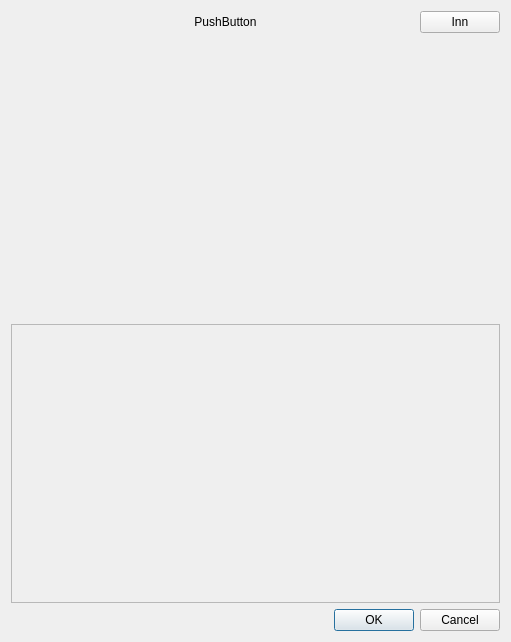
<?xml version="1.0" encoding="UTF-8"?>
<ui version="4.0">
 <class>mfDosageDialog</class>
 <widget class="QDialog" name="mfDosageDialog">
  <property name="geometry">
   <rect>
    <x>0</x>
    <y>0</y>
    <width>511</width>
    <height>642</height>
   </rect>
  </property>
  <property name="sizePolicy">
   <sizepolicy hsizetype="Fixed" vsizetype="Minimum">
    <horstretch>0</horstretch>
    <verstretch>0</verstretch>
   </sizepolicy>
  </property>
  <property name="windowTitle">
   <string/>
  </property>
  <layout class="QGridLayout" name="gridLayout_4">
   <item row="0" column="0" colspan="2">
    <layout class="QHBoxLayout" name="horizontalLayout_4">
     <item>
      <widget class="QLabel" name="iconInteractionLabel">
       <property name="minimumSize">
        <size>
         <width>20</width>
         <height>20</height>
        </size>
       </property>
       <property name="maximumSize">
        <size>
         <width>20</width>
         <height>20</height>
        </size>
       </property>
       <property name="text">
        <string/>
       </property>
      </widget>
     </item>
     <item>
      <widget class="QPushButton" name="drugNameButton">
       <property name="sizePolicy">
        <sizepolicy hsizetype="Expanding" vsizetype="Minimum">
         <horstretch>0</horstretch>
         <verstretch>0</verstretch>
        </sizepolicy>
       </property>
       <property name="text">
        <string>PushButton</string>
       </property>
       <property name="flat">
        <bool>true</bool>
       </property>
      </widget>
     </item>
     <item>
      <widget class="QPushButton" name="innButton">
       <property name="text">
        <string>Inn</string>
       </property>
       <property name="checkable">
        <bool>true</bool>
       </property>
      </widget>
     </item>
    </layout>
   </item>
   <item row="3" column="0" colspan="2">
    <widget class="QTextEdit" name="resultTextBrowser">
     <property name="enabled">
      <bool>false</bool>
     </property>
     <property name="readOnly">
      <bool>true</bool>
     </property>
     <property name="html">
      <string>&lt;!DOCTYPE HTML PUBLIC &quot;-//W3C//DTD HTML 4.0//EN&quot; &quot;http://www.w3.org/TR/REC-html40/strict.dtd&quot;&gt;
&lt;html&gt;&lt;head&gt;&lt;meta name=&quot;qrichtext&quot; content=&quot;1&quot; /&gt;&lt;style type=&quot;text/css&quot;&gt;
p, li { white-space: pre-wrap; }
&lt;/style&gt;&lt;/head&gt;&lt;body style=&quot; font-family:'Lucida Grande'; font-size:13pt; font-weight:400; font-style:normal;&quot;&gt;
&lt;p style=&quot;-qt-paragraph-type:empty; margin-top:0px; margin-bottom:0px; margin-left:0px; margin-right:0px; -qt-block-indent:0; text-indent:0px;&quot;&gt;&lt;/p&gt;&lt;/body&gt;&lt;/html&gt;</string>
     </property>
    </widget>
   </item>
   <item row="4" column="0">
    <spacer name="horizontalSpacer">
     <property name="orientation">
      <enum>Qt::Horizontal</enum>
     </property>
     <property name="sizeHint" stdset="0">
      <size>
       <width>322</width>
       <height>20</height>
      </size>
     </property>
    </spacer>
   </item>
   <item row="4" column="1">
    <widget class="QDialogButtonBox" name="buttonBox">
     <property name="sizePolicy">
      <sizepolicy hsizetype="Fixed" vsizetype="Fixed">
       <horstretch>0</horstretch>
       <verstretch>0</verstretch>
      </sizepolicy>
     </property>
     <property name="orientation">
      <enum>Qt::Horizontal</enum>
     </property>
     <property name="standardButtons">
      <set>QDialogButtonBox::Cancel|QDialogButtonBox::Ok</set>
     </property>
    </widget>
   </item>
   <item row="1" column="0" colspan="2">
    <widget class="mfDosageViewer" name="dosageViewer" native="true">
     <property name="sizePolicy">
      <sizepolicy hsizetype="Expanding" vsizetype="Expanding">
       <horstretch>0</horstretch>
       <verstretch>0</verstretch>
      </sizepolicy>
     </property>
    </widget>
   </item>
  </layout>
 </widget>
 <customwidgets>
  <customwidget>
   <class>mfDosageViewer</class>
   <extends>QWidget</extends>
   <header location="global">drugswidget/mfDosageViewer.h</header>
   <container>1</container>
  </customwidget>
 </customwidgets>
 <resources/>
 <connections>
  <connection>
   <sender>buttonBox</sender>
   <signal>accepted()</signal>
   <receiver>mfDosageDialog</receiver>
   <slot>accept()</slot>
   <hints>
    <hint type="sourcelabel">
     <x>731</x>
     <y>424</y>
    </hint>
    <hint type="destinationlabel">
     <x>157</x>
     <y>274</y>
    </hint>
   </hints>
  </connection>
  <connection>
   <sender>buttonBox</sender>
   <signal>rejected()</signal>
   <receiver>mfDosageDialog</receiver>
   <slot>reject()</slot>
   <hints>
    <hint type="sourcelabel">
     <x>731</x>
     <y>424</y>
    </hint>
    <hint type="destinationlabel">
     <x>286</x>
     <y>274</y>
    </hint>
   </hints>
  </connection>
 </connections>
</ui>
